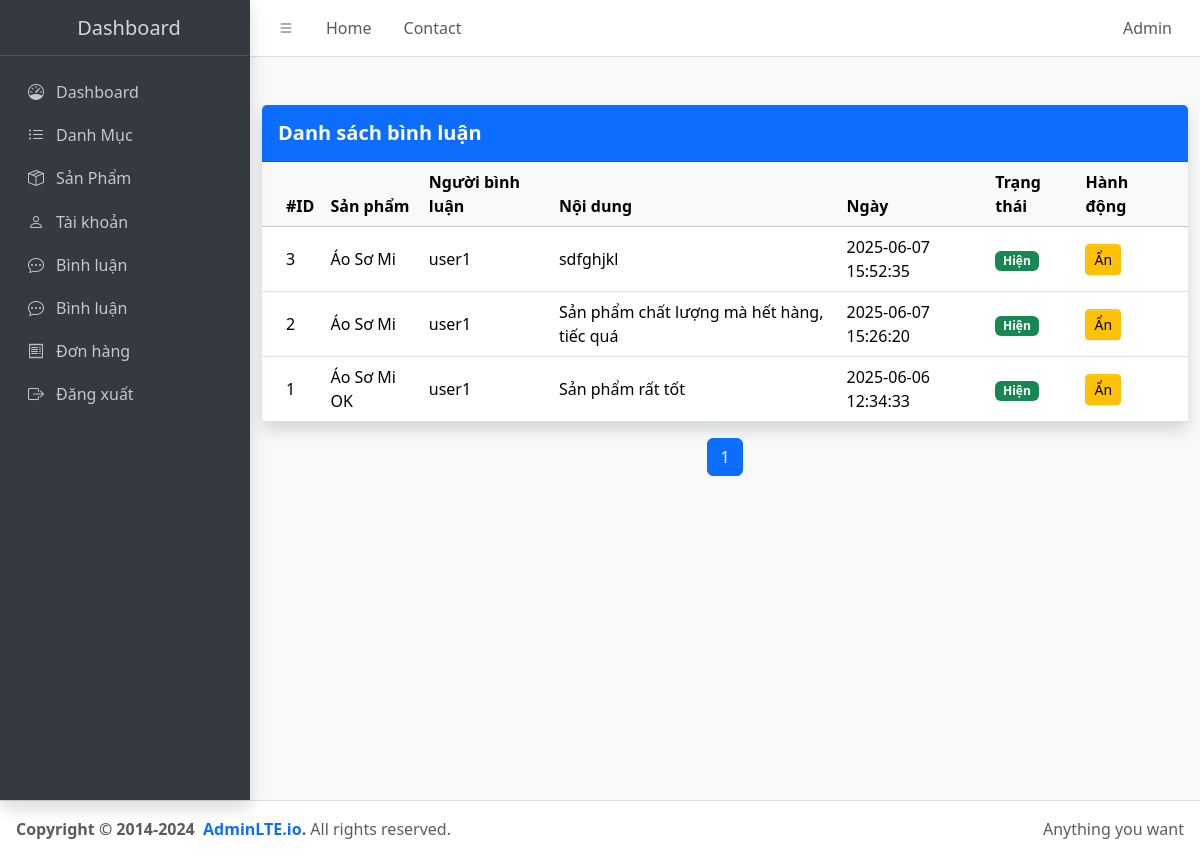
Page /admin/?ctl=listcomment (signed in) on the committed database.
### tables this page shows
CREATE TABLE `comments` (
  `id` int NOT NULL,
  `user_id` int NOT NULL,
  `product_id` int NOT NULL,
  `content` text NOT NULL,
  `created_at` datetime NOT NULL,
  `status` int NOT NULL DEFAULT '0'
);

CREATE TABLE `product` (
  `id` int NOT NULL,
  `name` varchar(255) NOT NULL,
  `image` varchar(255) DEFAULT NULL,
  `price` decimal(10,2) NOT NULL,
  `quantity` int NOT NULL DEFAULT '1',
  `description` varchar(255) DEFAULT NULL,
  `content` text,
  `status` tinyint NOT NULL DEFAULT '1' COMMENT 'status : trang thai kinh doanh . 1 : dang kinh doanh , 0 : ngưng kinh doanh',
  `category_id` int NOT NULL
);

CREATE TABLE `users` (
  `id` int NOT NULL,
  `fullname` varchar(50) NOT NULL,
  `email` varchar(150) NOT NULL,
  `password` varchar(150) NOT NULL,
  `phone` varchar(15) NOT NULL,
  `role` enum('admin','user') NOT NULL DEFAULT 'user',
  `address` varchar(255) NOT NULL,
  `created_at` timestamp NOT NULL DEFAULT CURRENT_TIMESTAMP,
  `updated_at` timestamp NOT NULL DEFAULT CURRENT_TIMESTAMP,
  `active` tinyint(1) NOT NULL DEFAULT '1'
);

### commom/function.php (called while the page is built, shortened)
<?php
function view($path_view, $data=[]){
    extract($data);
$path_view = str_replace(".","/",$path_view);
include_once ROOT_DIR ."/views/$path_view.php";
}

### controllers/Admin/AdminCommentController.php (called while the page is built, shortened)
<?php
class AdminCommentController
{
    public function index()
    {
        $page = isset($_GET['page']) ? max(1, (int)$_GET['page']) : 1;
        $limit = 5;
        $offset = ($page - 1) * $limit;
        $commentModel = new CommentModelAdmin;
        $comments = $commentModel->allWithPaging($limit, $offset);
        $totalComments = $commentModel->countAll();
        $totalPages = ceil($totalComments / $limit);
        return view('admin.comments.list', compact('comments', 'message', 'page', 'totalPages'));
    }
}

### admin/index.php (called while the page is built, shortened)
<?php
require_once __DIR__ . "/../commom/function.php";
require_once __DIR__ . "/../models/BaseModel.php";
require_once __DIR__ . "/../models/admin/CommentModelAdmin.php";
require_once __DIR__ . "/../controllers/Admin/AdminCommentController.php";
$ctl = $_GET['ctl'] ?? '';
match ($ctl) {
      '' => (new DashboardController)->index(),
      'listdm' => (new AdminCategoryController)->index(),
      'adddm' => (new AdminCategoryController)->create(),
      'storedm' => (new AdminCategoryController)->store(),
      'editdm' => (new AdminCategoryController)->edit(),
      'updatedm' => (new AdminCategoryController)->update(),
      'deletedm' => (new AdminCategoryController)->delete(),
      'listsp' => (new AdminProductController)->index(),
      'addsp' => (new AdminProductController)->add(),
      'storesp' => (new AdminProductController)->store(),
      'editsp' => (new AdminProductController)->edit(),
      'updatesp' => (new AdminProductController)->update(),
      'deletesp' => (new AdminProductController)->delete(),
      'list-order' => (new AdminOrderController)->index(),
      'order-detail' => (new AdminOrderController)->detail(),
      'update-order-status' => (new AdminOrderController)->updateOrderStatus(),
      'delete-order' => (new AdminOrderController)->delete(),
      default => die("404 - Không tìm thấy hành động phù hợp"),
      'listuser' => (new AuthController)->index(),
      'updateuser' => (new AuthController)->updateActive(),
      '/' => (new AuthController)->logout(),
      'listcomment' => (new AdminCommentController)->index(),
      'hidecomment' => (new AdminCommentController)->hide(),
      'showcomment' => (new AdminCommentController)->show(),
      "order-detail-dashboard" => (new DashboardController)->detail(),
      'profile' => (new AdminProfileController)->index(),
      'update-profile' => (new AdminProfileController)->update(),
};

### models/BaseModel.php (called while the page is built, shortened)
<?php
class BaseModel {
    public function __construct()
{
    try{
        $this->conn = new PDO("mysql:host=" . HOST . ";dbname=". DBNAME .";charset=utf8;port=" .
         PORT , USERNAME, PASSWORD );
    }catch(PDOException $e){
        echo "Lỗi kết nối cơ sở dữ liệu :" . $e->getMessage();
    }
}
}

### models/admin/CommentModelAdmin.php (called while the page is built, shortened)
<?php
class CommentModelAdmin extends BaseModel
{
    public function allWithPaging($limit, $offset)
    {
        $sql = "SELECT c.*, u.fullname as username, p.name as product_name
                FROM comments c
                JOIN users u ON c.user_id = u.id
                JOIN product p ON c.product_id = p.id
                ORDER BY c.created_at DESC
                LIMIT :limit OFFSET :offset";
        $stmt = $this->conn->prepare($sql);
        $stmt->bindValue(':limit', (int) $limit, PDO::PARAM_INT);
        $stmt->bindValue(':offset', (int) $offset, PDO::PARAM_INT);
        $stmt->execute();
        return $stmt->fetchAll(PDO::FETCH_ASSOC);
    }
    public function countAll()
    {
        $sql = "SELECT COUNT(*) FROM comments";
        $stmt = $this->conn->query($sql);
        return $stmt->fetchColumn();
    }
}

### views/admin/comments/list.php (the view, shortened to what this page needs)
<?php include_once ROOT_DIR . "views/admin/header.php" ?>
<div class="container">
    <div class="card shadow border-0 mt-3">
        <div class="card-header bg-primary text-white">
            <h5 class="mb-0 fw-bold">Danh sách bình luận</h5>
        </div>
        <div class="card-body p-0">
            <table class="table table-hover align-middle mb-0">
                <thead class="table-light">
                    <tr>
                        <th>#ID</th>
                        <th>Sản phẩm</th>
                        <th>Người bình luận</th>
                        <th>Nội dung</th>
                        <th>Ngày</th>
                        <th>Trạng thái</th>
                        <th>Hành động</th>
                    </tr>
                </thead>
                <tbody>
                    <?php foreach ($comments as $cmt): ?>
                    <tr>
                        <td><?= $cmt['id'] ?></td>
                        <td><?= htmlspecialchars($cmt['product_name']) ?></td>
                        <td><?= htmlspecialchars($cmt['username']) ?></td>
                        <td><?= htmlspecialchars($cmt['content']) ?></td>
                        <td><?= $cmt['created_at'] ?></td>
                        <td>
                            <?php if ($cmt['status'] == 0): ?>
                                <span class="badge bg-success">Hiện</span>
                            <?php else: ?>
                                <span class="badge bg-secondary">Ẩn</span>
                            <?php endif; ?>
                        </td>
                        <td>
                            <?php if ($cmt['status'] == 0): ?>
                                <a href="?ctl=hidecomment&id=<?= $cmt['id'] ?>" class="btn btn-warning btn-sm">Ẩn</a>
                            <?php else: ?>
                                <a href="?ctl=showcomment&id=<?= $cmt['id'] ?>" class="btn btn-success btn-sm">Hiện</a>
                            <?php endif; ?>
                        </td>
                    </tr>
                    <?php endforeach ?>
                </tbody>
            </table>
        </div>
    </div>
    <nav>
      <ul class="pagination justify-content-center mt-3">
        <?php for ($i = 1; $i <= $totalPages; $i++): ?>
          <li class="page-item <?= ($i == $page) ? 'active' : '' ?>">
            <a class="page-link" href="?ctl=listcomment&page<?= $i ?>"><?= $i ?></a>
          </li>
        <?php endfor ?>
      </ul>
    </nav>
</div>
<?php include_once ROOT_DIR . "views/admin/footer.php" ?>

### rows in the picture
comments: id "3", product.name "Áo Sơ Mi", user.fullname "user1", content "sdfghjkl", created_at "2025-06-07 15:52:35", status "Hiện"
comments: id "2", product.name "Áo Sơ Mi", user.fullname "user1", content "Sản phẩm chất lượng mà hết hàng, tiếc quá", created_at "2025-06-07 15:26:20", status "Hiện"
comments: id "1", product.name "Áo Sơ Mi OK", user.fullname "user1", content "Sản phẩm rất tốt", created_at "2025-06-06 12:34:33", status "Hiện"

### other values in the picture
$_SESSION["user"]['fullname'] "Admin"
